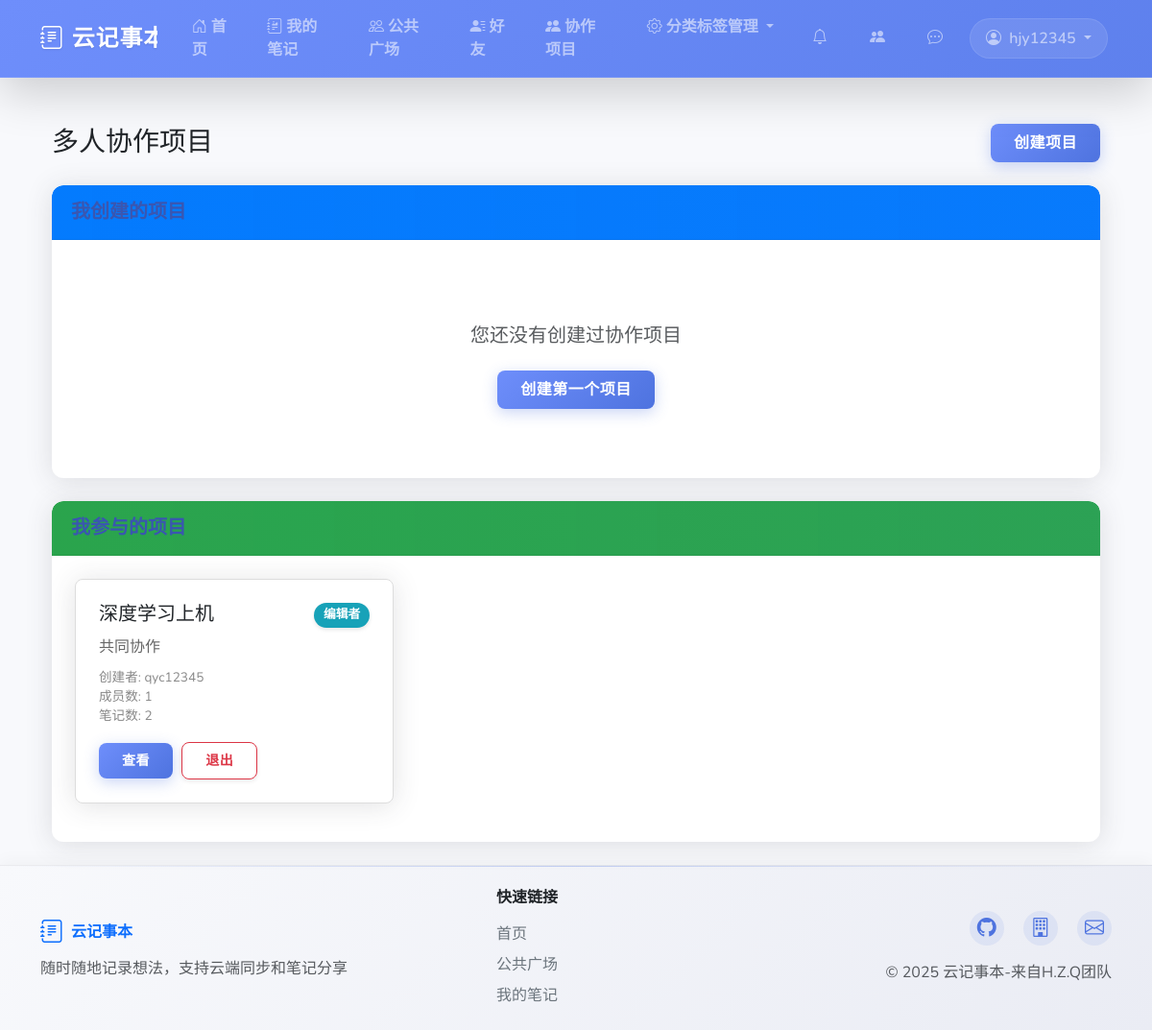
/collaboration/projects/ (signed in), run on the app's committed database.
### collaboration/models.py (models this page shows, shortened)
class CollaborationProject(models.Model):
    name = models.CharField(max_length=200, verbose_name="项目名称")
    description = models.TextField(blank=True, verbose_name="项目描述")
    owner = models.ForeignKey(User, on_delete=models.CASCADE, related_name="owned_projects", verbose_name="项目创建者")
    created_at = models.DateTimeField(default=timezone.now, verbose_name="创建时间")
    updated_at = models.DateTimeField(auto_now=True, verbose_name="更新时间")
    notebooks = models.ManyToManyField(Notebook, related_name="collaboration_projects", verbose_name="关联笔记")
    class Meta:
        verbose_name = "协作项目"
        verbose_name_plural = "协作项目"
        ordering = ['-updated_at']
    @property
    def members_count(self):
        return self.members.count()

class CollaborationMember(models.Model):
    ROLE_CHOICES = (
        ('editor', '编辑者'),
        ('viewer', '查看者'),
    )
    STATUS_CHOICES = (
        ('pending', '待接受'),
        ('accepted', '已接受'),
        ('rejected', '已拒绝'),
    )
    project = models.ForeignKey(CollaborationProject, on_delete=models.CASCADE, related_name="members", verbose_name="所属项目")
    user = models.ForeignKey(User, on_delete=models.CASCADE, related_name="collaboration_memberships", verbose_name="用户")
    role = models.CharField(max_length=10, choices=ROLE_CHOICES, default='viewer', verbose_name="角色")
    status = models.CharField(max_length=10, choices=STATUS_CHOICES, default='pending', verbose_name="状态")
    invited_by = models.ForeignKey(User, on_delete=models.SET_NULL, null=True, related_name="sent_invitations", verbose_name="邀请人")
    invited_at = models.DateTimeField(default=timezone.now, verbose_name="邀请时间")
    joined_at = models.DateTimeField(null=True, blank=True, verbose_name="加入时间")
    class Meta:
        verbose_name = "协作成员"
        verbose_name_plural = "协作成员"
        unique_together = ('project', 'user')  # 一个用户在一个项目中只能有一个成员身份

### collaboration/views.py (the view)
# urls.py: path('projects/', views.project_list, name='project_list'),
@login_required
def project_list(request):
    owned_projects = CollaborationProject.objects.filter(owner=request.user)
    member_projects = CollaborationProject.objects.filter(
        members__user=request.user,
        members__status='accepted'
    ).exclude(owner=request.user)  # 排除自己创建的项目
    pending_invitations = CollaborationMember.objects.filter(
        user=request.user,
        status='pending'
    )
    context = {
        'owned_projects': owned_projects,
        'member_projects': member_projects,
        'pending_invitations': pending_invitations
    }
    return render(request, 'collaboration/project_list.html', context)

### templates/collaboration/project_list.html (shortened to what this page needs)
{% extends 'base.html' %}
{% load static %}
{% block content %}
<div class="container-fluid py-4">
  <div class="d-flex justify-content-between align-items-center mb-4">
    <h1 class="h3 mb-0">多人协作项目</h1>
    <a href="{% url 'collaboration:create_project' %}" class="btn btn-primary">
       创建项目
    </a>
  </div>
  <div class="row mb-4">
    <div class="col-md-12">
      <div class="card">
        <div class="card-header bg-primary text-white">
          <h5 class="mb-0"> 我创建的项目</h5>
        </div>
        <div class="card-body">
          {% if owned_projects %}
          <div class="row">
            {% for project in owned_projects %}
            <div class="col-md-6 col-lg-4 mb-3">
              <div class="card project-card">
                <div class="card-body">
                  <h5 class="card-title">{{ project.name }}</h5>
                  <p class="card-text project-description">{{ project.description|truncatechars:100 }}</p>
                  <p class="project-meta">
                    <span><i class="fas fa-calendar-alt"></i> 创建时间: {{ project.created_at|date:"Y-m-d" }}</span>
                    <br>
                    <span><i class="fas fa-users"></i> 成员数: {{ project.members_count }}</span>
                    <br>
                    <span><i class="fas fa-book"></i> 笔记数: {{ project.notebooks.count }}</span>
                  </p>
                  <div class="action-buttons mt-3">
                    <a href="{% url 'collaboration:project_detail' project.id %}" class="btn btn-sm btn-primary">
                      <i class="fas fa-eye"></i> 查看
                    </a>
                    <a href="{% url 'collaboration:edit_project' project.id %}" class="btn btn-sm btn-warning">
                      <i class="fas fa-edit"></i> 编辑
                    </a>
                    <a href="{% url 'collaboration:delete_project' project.id %}" class="btn btn-sm btn-danger">
                      <i class="fas fa-trash"></i> 删除
                    </a>
                  </div>
                </div>
              </div>
            </div>
            {% endfor %}
            <div class="col-md-6 col-lg-4 mb-3">
              <a href="{% url 'collaboration:create_project' %}" class="add-project-card text-decoration-none">
                <div class="text-center">
                  <div class="add-project-icon mb-2">
                    <i class="fas fa-plus-circle"></i>
                  </div>
                  <h5 class="text-muted">创建新项目</h5>
                </div>
              </a>
            </div>
          </div>
          {% else %}
          <div class="text-center py-5">
            <h5 class="text-muted">您还没有创建过协作项目</h5>
            <a href="{% url 'collaboration:create_project' %}" class="btn btn-primary mt-3">
               创建第一个项目
            </a>
          </div>
          {% endif %}
        </div>
      </div>
    </div>
  </div>
  <div class="row">
    <div class="col-md-12">
      <div class="card">
        <div class="card-header bg-success text-white">
          <h5 class="mb-0"> 我参与的项目</h5>
        </div>
        <div class="card-body">
          {% if member_projects %}
          <div class="row">
            {% for project in member_projects %}
            <div class="col-md-6 col-lg-4 mb-3">
              <div class="card project-card">
                <div class="card-body">
                  <div class="d-flex justify-content-between align-items-start mb-2">
                    <h5 class="card-title mb-0">{{ project.name }}</h5>
                    <span class="badge badge-info role-badge">
                      {% with membership=project.members.get %}
                      {{ membership.get_role_display }}
                      {% endwith %}
                    </span>
                  </div>
                  <p class="card-text project-description">{{ project.description|truncatechars:100 }}</p>
                  <p class="project-meta">
                    <span> 创建者: {{ project.owner.username }}</span>
                    <br>
                    <span> 成员数: {{ project.members_count }}</span>
                    <br>
                    <span> 笔记数: {{ project.notebooks.count }}</span>
                  </p>
                  <div class="action-buttons mt-3">
                    <a href="{% url 'collaboration:project_detail' project.id %}" class="btn btn-sm btn-primary">
                       查看
                    </a>
                    <a href="#" class="btn btn-sm btn-outline-danger" onclick="confirmLeaveProject(event, {{ project.id }}, {{ user.id }})">
                       退出
                    </a>
                  </div>
                </div>
              </div>
            </div>
            {% endfor %}
          </div>
          {% endif %}
        </div>
      </div>
    </div>
  </div>
</div>
{% endblock %}

### templates/includes/navbar.html (shortened to what this page needs)
<nav class="navbar navbar-expand-lg navbar-dark bg-primary shadow-lg sticky-top">
    <div class="container">
        <a class="navbar-brand d-flex align-items-center" href="{% url 'home' %}">
            <i class="bi bi-journal-text me-2 fs-4 nav-icon-pulse"></i>
            <span class="fw-bold">云记事本</span>
        </a>
        <div class="collapse navbar-collapse" id="navbarNav">
            <ul class="navbar-nav me-auto">
                <li class="nav-item">
                    <a class="nav-link rounded-pill px-3 mx-1 nav-btn-hover" href="{% url 'home' %}">
                        <i class="bi bi-house-door me-1"></i>首页
                    </a>
                </li>
                {% if user.is_authenticated %}
                    <li class="nav-item">
                        <a class="nav-link rounded-pill px-3 mx-1 nav-btn-hover" href="{% url 'notebooks:list' %}">
                            <i class="bi bi-journal-richtext me-1"></i>我的笔记
                        </a>
                    </li>
                    <li class="nav-item">
                        <a class="nav-link rounded-pill px-3 mx-1 nav-btn-hover" href="{% url 'sharing:public' %}">
                            <i class="bi bi-people me-1"></i>公共广场
                        </a>
                    </li>
                    <li class="nav-item">
                        <a class="nav-link rounded-pill px-3 mx-1 nav-btn-hover" href="{% url 'friends:home' %}">
                            <i class="bi bi-person-lines-fill me-1"></i>好友
                        </a>
                    </li>
                    <li class="nav-item">
                        <a class="nav-link rounded-pill px-3 mx-1 nav-btn-hover" href="{% url 'collaboration:project_list' %}">
                            <i class="bi bi-people-fill me-1"></i>协作项目
                        </a>
                    </li>
                    <li class="nav-item dropdown">
                        <a class="nav-link dropdown-toggle rounded-pill px-3 mx-1 nav-btn-hover" href="#" id="managementDropdown" role="button" data-bs-toggle="dropdown" aria-expanded="false">
                            <i class="bi bi-gear me-1"></i>分类标签管理
                        </a>
                    </li>
                {% endif %}
            </ul>
            <ul class="navbar-nav">
                {% if user.is_authenticated %}
                    <li class="nav-item">
                        <a class="nav-link rounded-pill px-3 position-relative" href="{% url 'friends:friend_requests' %}" id="notificationBell">
                            <i class="bi bi-bell me-1"></i>
                        </a>
                    </li>
                    <li class="nav-item">
                        <a class="nav-link rounded-pill px-3 position-relative" href="{% url 'collaboration:project_list' %}" id="collaborationBell">
                            <i class="bi bi-people-fill me-1"></i>
                        </a>
                    </li>
                    <li class="nav-item">
                        <a class="nav-link rounded-pill px-3 position-relative" href="{% url 'friends:chat_list' %}" id="messageLink">
                            <i class="bi bi-chat-dots me-1"></i>
                        </a>
                    </li>
                    <li class="nav-item dropdown">
                        <a class="nav-link dropdown-toggle user-dropdown rounded-pill px-3" href="#" id="navbarDropdown" role="button" data-bs-toggle="dropdown">
                            <i class="bi bi-person-circle me-1"></i>
                            <span>{{ user.username }}</span>
                        </a>
                    </li>
                {% endif %}
            </ul>
        </div>
    </div>
</nav>

### static/css/custom.css (style rules this page uses)
:root { --primary-color: #4e73df; --primary-dark: #3a56b0; --primary-gradient: linear-gradient(135deg, #6e8efb, #4e73df); --secondary-color: #858796; --success-color: #1cc88a; --info-color: #36b9cc; --warning-color: #f6c23e; --danger-color: #e74a3b; --light-color: #f8f9fc; --dark-color: #5a5c69; --body-bg: #f8f9fc; --card-border-radius: 0.75rem; --btn-border-radius: 0.5rem; --transition-speed: 0.3s; --box-shadow: 0 0.15rem 1.75rem 0 rgba(58, 59, 69, 0.15); --box-shadow-hover: 0 0.5rem 2rem 0 rgba(58, 59, 69, 0.2); --box-shadow-sm: 0 0.125rem 0.25rem 0 rgba(58, 59, 69, 0.1); --font-family: 'Nunito', -apple-system, BlinkMacSystemFont, "Segoe UI", Roboto, "Helvetica Neue", Arial, sans-serif; }
html { scroll-behavior: smooth; height: 100%; }
body { background-color: var(--body-bg); font-family: var(--font-family); transition: background-color var(--transition-speed) ease; overflow-x: hidden; display: flex; flex-direction: column; min-height: 100vh; margin: 0; }
.navbar { box-shadow: 0 0.15rem 1.75rem 0 rgba(58, 59, 69, 0.15); transition: all var(--transition-speed) ease; backdrop-filter: blur(10px); -webkit-backdrop-filter: blur(10px); border-bottom: 1px solid rgba(255, 255, 255, 0.1); z-index: 1030; }
.navbar-dark.bg-primary { background: var(--primary-gradient) !important; background-size: 200% 200% !important; animation: gradientAnimation 15s ease infinite; }
.navbar-brand { font-weight: 800; font-size: 1.5rem; letter-spacing: 0.05rem; position: relative; overflow: hidden; text-shadow: 0 1px 2px rgba(0, 0, 0, 0.1); }
.navbar-brand::after { content: ''; position: absolute; bottom: 0; left: 0; width: 0; height: 2px; background-color: white; transition: width var(--transition-speed) ease; }
.nav-icon-pulse { animation: pulse 2s infinite; display: inline-block; transform-origin: center; }
.nav-link { font-weight: 600; transition: all var(--transition-speed) ease; position: relative; padding: 0.5rem 1rem; margin: 0 0.25rem; }
.nav-btn-hover { transition: all 0.3s ease; }
.user-dropdown { background-color: rgba(255, 255, 255, 0.1); border: 1px solid rgba(255, 255, 255, 0.1); transition: all 0.3s ease; }
.card { background-color: white; border: none; border-radius: var(--card-border-radius); box-shadow: var(--box-shadow); transition: all var(--transition-speed) ease; overflow: hidden; position: relative; z-index: 1; transform: translateY(0); }
.card-header { background: linear-gradient(to right, rgba(78, 115, 223, 0.05), rgba(78, 115, 223, 0.1)); border-bottom: 1px solid rgba(0, 0, 0, 0.05); padding: 1rem 1.25rem; }
.card-header h5, .card-header h2, .card-header h3, .card-header h4 { margin-bottom: 0; font-weight: 700; color: var(--primary-dark); }
.card-body { padding: 1.5rem; }
.card::before { content: ''; position: absolute; top: 0; left: 0; width: 100%; height: 100%; background: linear-gradient(135deg, rgba(110, 142, 251, 0.05), rgba(78, 115, 223, 0.05)); opacity: 0; transition: opacity var(--transition-speed) ease; z-index: -1; }
.card-header { background-color: white; border-bottom: 1px solid rgba(0, 0, 0, 0.05); font-weight: 700; border-top-left-radius: var(--card-border-radius) !important; border-top-right-radius: var(--card-border-radius) !important; padding: 1rem 1.25rem; display: flex; align-items: center; justify-content: space-between; }
.card-header h5, .card-header h4, .card-header h3, .card-header h2 { margin-bottom: 0; }
.btn { border-radius: var(--btn-border-radius); padding: 0.5rem 1.5rem; font-weight: 600; transition: all var(--transition-speed) ease; position: relative; overflow: hidden; z-index: 1; letter-spacing: 0.5px; box-shadow: var(--box-shadow-sm); }
.btn::before { content: ''; position: absolute; top: 0; left: -100%; width: 100%; height: 100%; background: rgba(255, 255, 255, 0.2); transition: all 0.4s ease; z-index: -1; }
.btn-primary { background: var(--primary-gradient); border: none; color: white; box-shadow: 0 4px 15px rgba(78, 115, 223, 0.3); position: relative; z-index: 1; overflow: hidden; }
.btn-primary::before { content: ''; position: absolute; top: 0; left: -100%; width: 100%; height: 100%; background: linear-gradient(90deg, transparent, rgba(255, 255, 255, 0.2), transparent); transition: left 0.7s ease; z-index: -1; }
.badge { font-weight: 600; padding: 0.5em 0.75em; border-radius: 50rem; box-shadow: 0 2px 4px rgba(0, 0, 0, 0.1); transition: all var(--transition-speed) ease; }
.container { animation: fadeIn 0.5s ease-out; }

### data on the page
CollaborationProject: name "深度学习上机", members.get.role "编辑者", description "共同协作", owner.username "qyc12345", members_count "1", notebooks.count "2"

### other printed values
{{ user.username }} "hjy12345"
